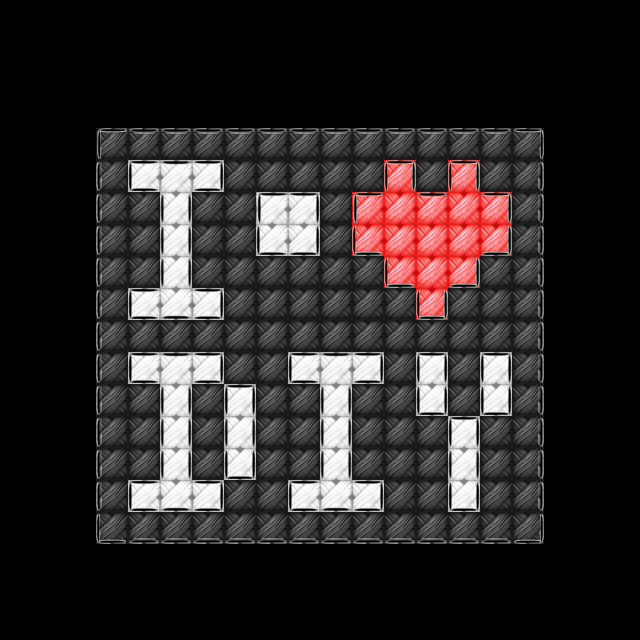

The image is a tile-based game level rendered from a .tmx file. Its description and complete source (layers, tilesets, objects, tile grids) follow:
An orthogonal 20x20 tile map with 32x32 px tiles, 3 tile layers (layer1, layer2, layer3), 2 tilesets.

<map version="1.2" tiledversion="1.3.4" orientation="orthogonal" renderorder="left-down" width="20" height="20" tilewidth="32" tileheight="32" infinite="0" nextlayerid="7" nextobjectid="1">
 <tileset firstgid="1" source="color.tsx" />
 <tileset firstgid="22" source="stroke.tsx" />
 <layer id="1" name="layer1" width="20" height="20">
  <data encoding="csv">
0,0,0,0,0,0,0,0,0,0,0,0,0,0,0,0,0,0,0,0,
0,0,0,0,0,0,0,0,0,0,0,0,0,0,0,0,0,0,0,0,
0,0,0,0,0,0,0,0,0,0,0,0,0,0,0,0,0,0,0,0,
0,0,0,0,0,0,0,0,0,0,0,0,0,0,0,0,0,0,0,0,
0,0,0,11,11,11,11,11,11,11,11,11,11,11,11,11,11,0,0,0,
0,0,0,11,2,2,2,11,11,11,11,11,13,11,13,11,11,0,0,0,
0,0,0,11,11,2,11,11,2,2,11,13,13,13,13,13,11,0,0,0,
0,0,0,11,11,2,11,11,2,2,11,13,13,13,13,13,11,0,0,0,
0,0,0,11,11,2,11,11,11,11,11,11,13,13,13,11,11,0,0,0,
0,0,0,11,2,2,2,11,11,11,11,11,11,13,11,11,11,0,0,0,
0,0,0,11,11,11,11,11,11,11,11,11,11,11,11,11,11,0,0,0,
0,0,0,11,2,2,2,11,11,2,2,2,11,2,11,2,11,0,0,0,
0,0,0,11,11,2,11,2,11,11,2,11,11,2,11,2,11,0,0,0,
0,0,0,11,11,2,11,2,11,11,2,11,11,11,2,11,11,0,0,0,
0,0,0,11,11,2,11,2,11,11,2,11,11,11,2,11,11,0,0,0,
0,0,0,11,2,2,2,11,11,2,2,2,11,11,2,11,11,0,0,0,
0,0,0,11,11,11,11,11,11,11,11,11,11,11,11,11,11,0,0,0,
0,0,0,0,0,0,0,0,0,0,0,0,0,0,0,0,0,0,0,0,
0,0,0,0,0,0,0,0,0,0,0,0,0,0,0,0,0,0,0,0,
0,0,0,0,0,0,0,0,0,0,0,0,0,0,0,0,0,0,0,0
</data>
 </layer>
 <layer id="5" name="layer2" width="20" height="20">
  <data encoding="csv">
0,0,0,0,0,0,0,0,0,0,0,0,0,0,0,0,0,0,0,0,
0,0,0,0,0,0,0,0,0,0,0,0,0,0,0,0,0,0,0,0,
0,0,0,0,0,0,0,0,0,0,0,0,0,0,0,0,0,0,0,0,
0,0,0,0,0,0,0,0,0,0,0,0,0,0,0,0,0,0,0,0,
0,0,0,0,0,0,0,0,0,0,0,0,0,0,0,0,0,0,0,0,
0,0,0,0,0,0,0,0,0,0,0,0,0,0,0,0,0,0,0,0,
0,0,0,0,0,0,0,0,0,0,0,0,0,0,0,0,0,0,0,0,
0,0,0,0,0,0,0,0,0,0,0,0,0,0,0,0,0,0,0,0,
0,0,0,0,0,0,0,0,0,0,0,0,0,0,0,0,0,0,0,0,
0,0,0,0,0,0,0,0,0,0,0,0,0,0,0,0,0,0,0,0,
0,0,0,0,0,0,0,0,0,0,0,0,0,0,0,0,0,0,0,0,
0,0,0,0,0,0,0,0,0,0,0,0,0,0,0,0,0,0,0,0,
0,0,0,0,0,0,0,0,0,0,0,0,0,0,0,0,0,0,0,0,
0,0,0,0,0,0,0,0,0,0,0,0,0,0,0,0,0,0,0,0,
0,0,0,0,0,0,0,0,0,0,0,0,0,0,0,0,0,0,0,0,
0,0,0,0,0,0,0,0,0,0,0,0,0,0,0,0,0,0,0,0,
0,0,0,0,0,0,0,0,0,0,0,0,0,0,0,0,0,0,0,0,
0,0,0,0,0,0,0,0,0,0,0,0,0,0,0,0,0,0,0,0,
0,0,0,0,0,0,0,0,0,0,0,0,0,0,0,0,0,0,0,0,
0,0,0,0,0,0,0,0,0,0,0,0,0,0,0,0,0,0,0,0
</data>
 </layer>
 <objectgroup id="6" name="logiclayer" visible="0">
  <properties>
   <property name="usegid" value="11;2;13" />
   <property name="useicon" value="11.png;2.png;13.png" />
  </properties>
 </objectgroup>
 <layer id="2" name="layer3" width="20" height="20">
  <data encoding="csv">
0,0,0,0,0,0,0,0,0,0,0,0,0,0,0,0,0,0,0,0,
0,0,0,0,0,0,0,0,0,0,0,0,0,0,0,0,0,0,0,0,
0,0,0,0,0,0,0,0,0,0,0,0,0,0,0,0,0,0,0,0,
0,0,0,0,0,0,0,0,0,0,0,0,0,0,0,0,0,0,0,0,
0,0,0,26,23,23,23,23,23,23,23,23,23,23,23,23,28,0,0,0,
0,0,0,22,36,23,34,0,0,0,0,0,37,0,37,0,24,0,0,0,
0,0,0,22,0,31,0,0,26,28,0,26,0,23,0,28,24,0,0,0,
0,0,0,22,0,31,0,0,27,29,0,27,0,0,0,29,24,0,0,0,
0,0,0,22,0,31,0,0,0,0,0,0,27,0,29,0,24,0,0,0,
0,0,0,22,36,25,34,0,0,0,0,0,0,35,0,0,24,0,0,0,
0,0,0,22,0,0,0,0,0,0,0,0,0,0,0,0,24,0,0,0,
0,0,0,22,36,23,34,0,0,36,23,34,0,37,0,37,24,0,0,0,
0,0,0,22,0,31,0,37,0,0,31,0,0,35,0,35,24,0,0,0,
0,0,0,22,0,31,0,31,0,0,31,0,0,0,37,0,24,0,0,0,
0,0,0,22,0,31,0,35,0,0,31,0,0,0,31,0,24,0,0,0,
0,0,0,22,36,25,34,0,0,36,25,34,0,0,35,0,24,0,0,0,
0,0,0,27,25,25,25,25,25,25,25,25,25,25,25,25,29,0,0,0,
0,0,0,0,0,0,0,0,0,0,0,0,0,0,0,0,0,0,0,0,
0,0,0,0,0,0,0,0,0,0,0,0,0,0,0,0,0,0,0,0,
0,0,0,0,0,0,0,0,0,0,0,0,0,0,0,0,0,0,0,0
</data>
 </layer>
</map>
